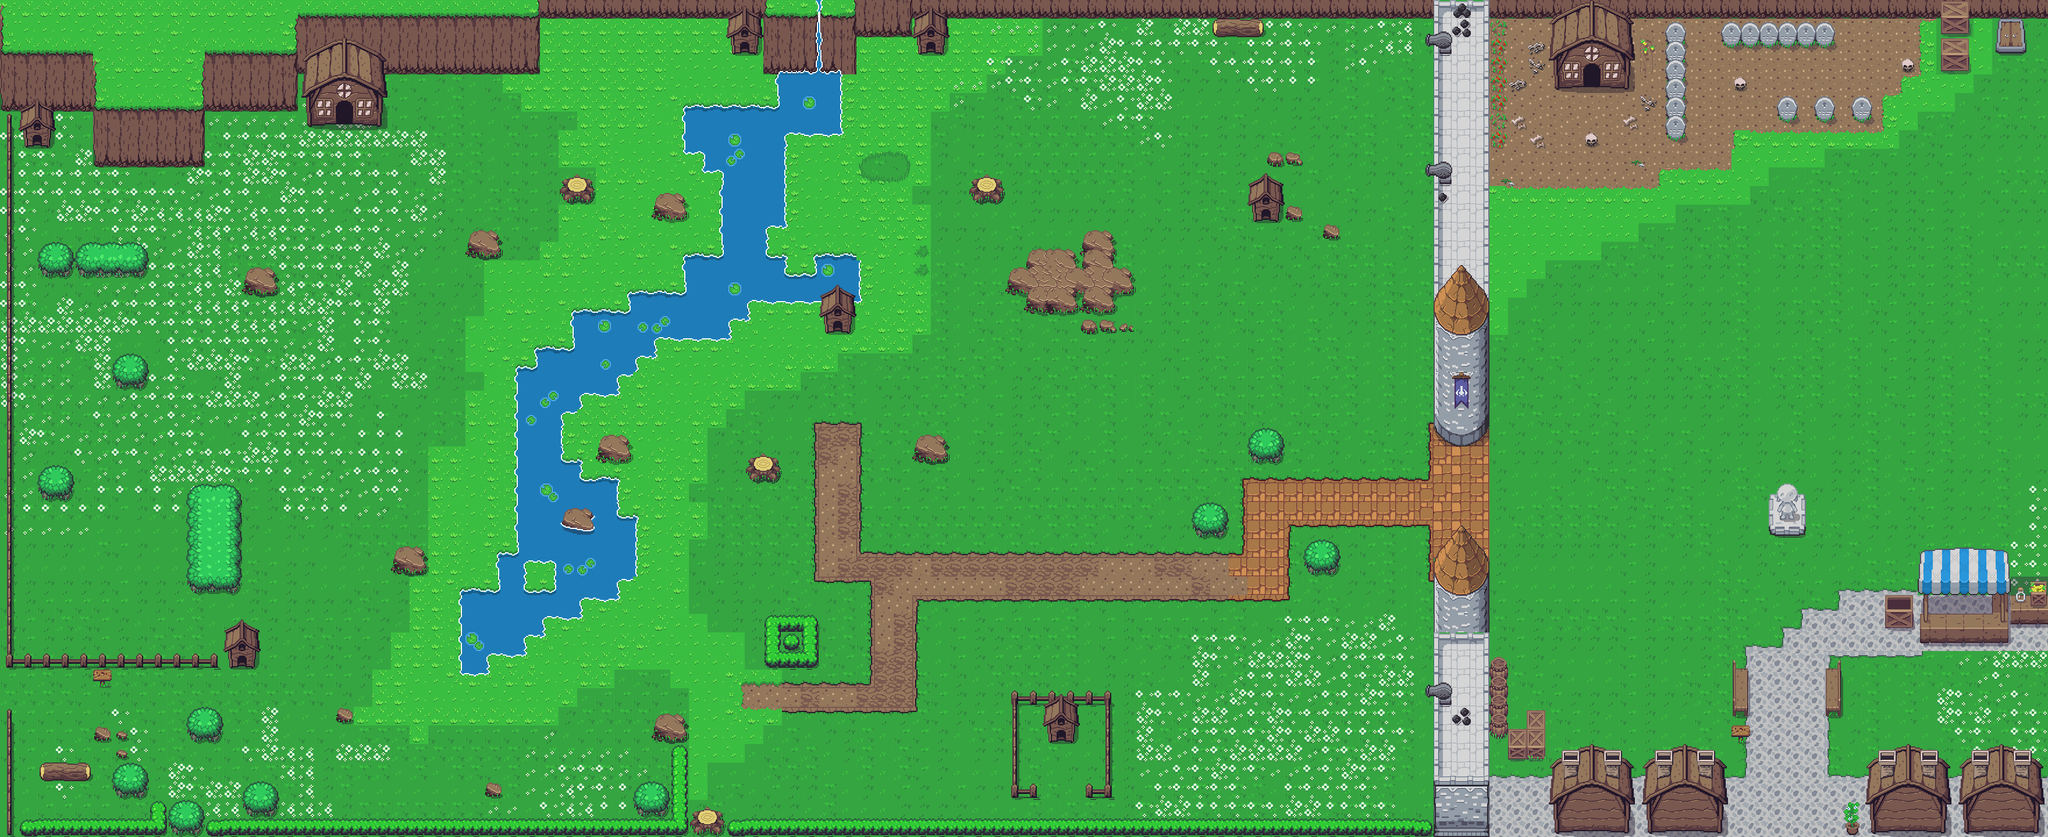

A 2D game scene composited from a Tiled map and its tileset images. What follows is a short description and the map's XML, with each tile layer's data collapsed to a summary:
An orthogonal 110x45 tile map with 32x32 px tiles, 4 tile layers (Pasto, Terreno, Objetos, SobrePersonaje) and 112 objects.

<map version="1.4" tiledversion="2020.10.30" orientation="orthogonal" renderorder="right-down" width="110" height="45" tilewidth="32" tileheight="32" infinite="0" nextlayerid="7" nextobjectid="126">
 <editorsettings>
  <export target="../mapaconobjetos.json" format="json" />
 </editorsettings>
 <tileset firstgid="1" source="../Overworldscale2.tsx" />
 <layer id="1" name="Pasto" width="110" height="45">
  <data>[4950 cells, 4950 non-empty, 16 distinct tile ids]</data>
 </layer>
 <layer id="3" name="Terreno" width="110" height="45">
  <data>[4950 cells, 2299 non-empty, 143 distinct tile ids]</data>
 </layer>
 <layer id="2" name="Objetos" width="110" height="45">
  <data>[4950 cells, 622 non-empty, 198 distinct tile ids]</data>
 </layer>
 <layer id="4" name="SobrePersonaje" width="110" height="45">
  <data>[4950 cells, 148 non-empty, 73 distinct tile ids]</data>
 </layer>
 <objectgroup color="#ff007f" id="5" name="Colli" tintcolor="#d60bff">
  <object id="4" x="0" y="202" width="32" height="946" />
  <object id="5" x="6" y="1122" width="380" height="30" />
  <object id="7" x="-2" y="1212" width="36" height="224" />
  <object id="9" x="-2.66667" y="1406.67" width="1184" height="32" />
  <object id="10" x="1186.67" y="1385.33" width="60" height="58.6667" />
  <object id="11" x="1088" y="1342.67" width="93.3333" height="57.3333" />
  <object id="12" x="1120" y="1216" width="66.6667" height="62.6667" />
  <object id="13" x="1152" y="1266.67" width="30.6667" height="77.3333" />
  <object id="14" x="158.667" y="1246.67" width="65.3333" height="29.3333" />
  <object id="15" x="193.333" y="1280" width="33.3333" height="89.3333" />
  <object id="16" x="218.667" y="1312" width="38.6667" height="58.6667" />
  <object id="17" x="61.3333" y="1313.33" width="101.333" height="29.3333" />
  <object id="18" x="158.667" y="1149.33" width="32" height="36" />
  <object id="19" x="320" y="1216" width="61.3333" height="64" />
  <object id="20" x="417.333" y="1345.33" width="60" height="61.3333" />
  <object id="21" x="65.3333" y="414.667" width="189.333" height="62.6667" />
  <object id="22" x="192" y="606.667" width="65.3333" height="62.6667" />
  <object id="23" x="64" y="801.333" width="62.6667" height="61.3333" />
  <object id="24" x="321.333" y="833.333" width="94.6667" height="193.333" />
  <object id="25" x="417.333" y="444" width="64" height="65.3333" />
  <object id="26" x="0" y="0" width="672" height="198.667" />
  <object id="27" x="161.333" y="176" width="189.333" height="109.333" />
  <object id="28" x="670.667" y="1.33333" width="258.667" height="130.667" />
  <object id="29" x="920" y="-2.66667" width="2601.33" height="32" />
  <object id="31" x="1308" y="-6.66667" width="160" height="132" />
  <object id="32" x="1462.67" y="-2.66667" width="109.333" height="64" />
  <object id="34" x="798.667" y="382.667" width="65.3333" height="62.6667" />
  <object id="35" x="958.667" y="296" width="68" height="57.3333" />
  <object id="36" x="1120" y="325.333" width="64" height="60" />
  <object id="37" x="670.667" y="932" width="69.3333" height="62.6667" />
  <object id="38" x="1330.67" y="121.333" width="113.333" height="110.667" />
  <object id="39" x="1174.67" y="180" width="174.667" height="81.3333" />
  <object id="40" x="1212" y="252" width="137.333" height="44" />
  <object id="41" x="1245.33" y="288" width="104" height="101.333" />
  <object id="42" x="1245.33" y="384" width="70.6667" height="126.667" />
  <object id="43" x="1310.67" y="442.667" width="46.6667" height="74.6667" />
  <object id="44" x="1345.33" y="470.667" width="82.6667" height="42.6667" />
  <object id="45" x="1406.67" y="437.333" width="70.6667" height="82.6667" />
  <object id="46" x="1408" y="497.333" width="64" height="86.6667" />
  <object id="47" x="576" y="1218.67" width="32" height="32" />
  <object id="48" x="258.667" y="1376" width="94.6667" height="33.3333" />
  <object id="49" x="830.667" y="1342.67" width="38.6667" height="32" />
  <object id="50" x="790.667" y="1013.33" width="49.3333" height="144" />
  <object id="51" x="834.667" y="1018.67" width="66.6667" height="105.333" />
  <object id="52" x="856" y="949.333" width="45.3333" height="72" />
  <object id="53" x="890.667" y="1021.33" width="42.6667" height="65.3333" />
  <object id="54" x="932" y="1020" width="68" height="37.3333" />
  <object id="55" x="885.333" y="821.333" width="178.667" height="204" />
  <object id="56" x="1053.33" y="889.333" width="37.3333" height="98.6667" />
  <object id="57" x="888" y="630.667" width="72" height="189.333" />
  <object id="58" x="958.667" y="788" width="37.3333" height="34.6667" />
  <object id="59" x="922.667" y="600" width="72" height="105.333" />
  <object id="60" x="981.333" y="534.667" width="81.3333" height="142.667" />
  <object id="61" x="1052" y="538.667" width="40" height="106.667" />
  <object id="62" x="1082.67" y="501.333" width="41.3333" height="110.667" />
  <object id="63" x="1114.67" y="501.333" width="141.333" height="81.3333" />
  <object id="64" x="1176" y="434.667" width="108" height="112" />
  <object id="65" x="1661.33" y="292" width="66.6667" height="62.6667" />
  <object id="66" x="1276" y="774.667" width="74.6667" height="58.6667" />
  <object id="67" x="1022.67" y="740" width="72" height="69.3333" />
  <object id="68" x="1566.67" y="738.667" width="70.6667" height="64" />
  <object id="69" x="1313.33" y="1054.67" width="94.6667" height="100" />
  <object id="70" x="1724" y="1185.33" width="36" height="189.333" />
  <object id="71" x="1758.67" y="1185.33" width="158.667" height="30.6667" />
  <object id="72" x="1889.33" y="1201.33" width="33.3333" height="174.667" />
  <object id="73" x="1858.67" y="1342.67" width="33.3333" height="33.3333" />
  <object id="75" x="2045.33" y="862.667" width="69.3333" height="64" />
  <object id="76" x="2141.33" y="732" width="70.6667" height="69.3333" />
  <object id="77" x="2237.33" y="921.333" width="72" height="73.3333" />
  <object id="79" x="1762.67" y="426.667" width="157.333" height="110.667" />
  <object id="80" x="1856" y="386.667" width="62.6667" height="57.3333" />
  <object id="81" x="1904" y="452" width="49.3333" height="60" />
  <object id="82" x="1861.33" y="548" width="89.3333" height="28" />
  <object id="83" x="1724" y="449.333" width="46.6667" height="56" />
  <object id="85" x="2177.33" y="252" width="62.6667" height="37.3333" />
  <object id="86" x="2204" y="350.667" width="37.3333" height="38.6667" />
  <object id="87" x="2268" y="388" width="41.3333" height="26.6667" />
  <object id="88" x="2461.33" y="0" width="98.6667" height="764" />
  <object id="89" x="2462.67" y="1049.33" width="98.6667" height="390.667" />
  <object id="90" x="2661.33" y="4" width="152" height="150.667" />
  <object id="91" x="2852" y="32" width="57.3333" height="214.667" />
  <object id="92" x="2957.33" y="34.6667" width="200" height="52" />
  <object id="93" x="3041.33" y="160" width="180" height="54.6667" />
  <object id="94" x="3330.67" y="-5.33333" width="54.6667" height="126.667" />
  <object id="95" x="3424" y="21.3333" width="65.3333" height="74.6667" />
  <object id="96" x="3036" y="828" width="73.3333" height="97.3333" />
  <object id="98" x="3294.67" y="1050.67" width="162.667" height="54.6667" />
  <object id="99" x="3236" y="1020" width="56" height="61.3333" />
  <object id="101" x="3452" y="998.667" width="69.3333" height="73.3333" />
  <object id="102" x="2966.67" y="1132" width="41.3333" height="101.333" />
  <object id="103" x="3128" y="1136" width="41.3333" height="104" />
  <object id="104" x="2972" y="1241.33" width="38.6667" height="40" />
  <object id="105" x="2556" y="1129.33" width="41.3333" height="133.333" />
  </objectgroup>
 <objectgroup color="#aa5500" id="6" name="ZonaRespawn">
  <!-- 8 objects omitted --></objectgroup>
</map>
<!-- 19 of 112 objects omitted -->